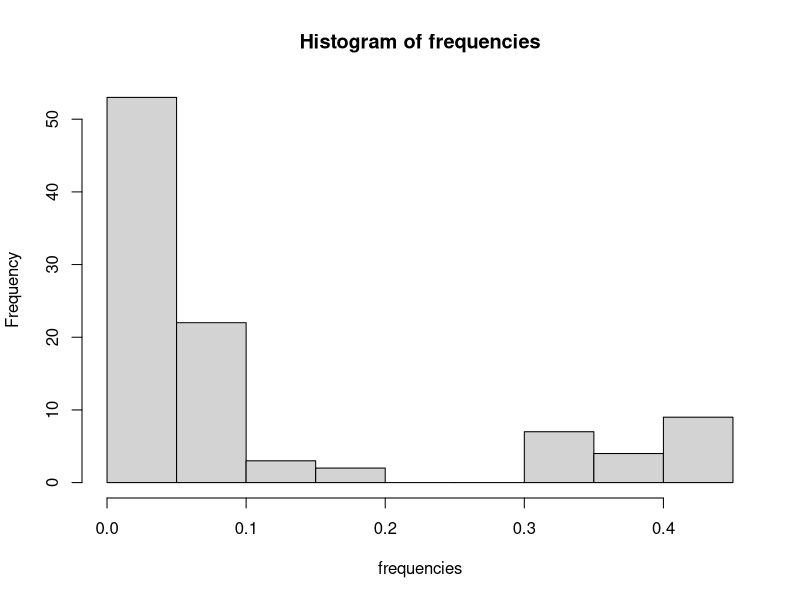
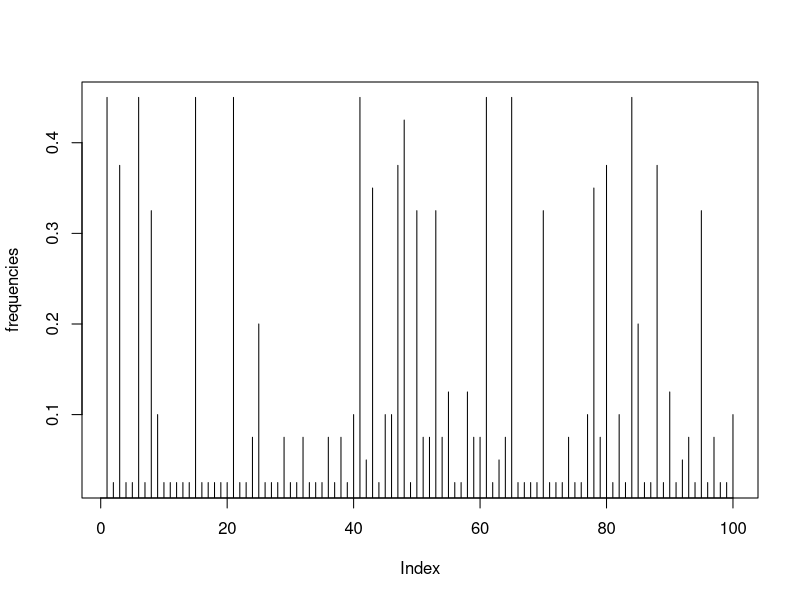

The R source for these figures, in order:

# brown bears

## 1) identify which positions are SNPs

### read data

data <- read.csv("../data/bears.csv", stringsAsFactors=F, header=F, colClasses=rep("character", 10000))
dim(data)
data[,1]
data[1,(c(1:100))]



### SNPs are positions where you observed more than one allele
### the easiest thing is to loop over all sites and record the ones with two alleles

data[,3]
data[,262]
unique(data[,3])
length(unique(data[,3]))
length(unique(data[,3]))==2
unique(data[,262])
length(unique(data[,262]))
length(unique(data[,262]))==2


snps <- c()
for (i in 1:ncol(data)) {
	if (length(unique(data[,i]))==2){
	  snps <- c(snps, i)
	}
}
### this works to retain the indexes of SNPs; a smartest way would not involve doing a loop but using `apply` functions
cat("\nNumber of SNPs is", length(snps))

### reduce the data set
data <- data[,snps]
dim(data)


## 2) calculate, print and visualise allele frequencies

### alleles in this SNP
alleles <- unique(data[,1])
cat("\nSNP", i, "with alleles", alleles)

## frequencies of the alleles
freq_a1<-length(which(data[,1]==alleles[1]))/nrow(data)
freq_a2<-length(which(data[,1]==alleles[2]))/nrow(data)

### the minor allele is the one in lowest frequency
minor_allele<-alleles[which.min(c(freq_a1,freq_a2))]
freq_minor_allele<-c(freq_a1,freq_a2)[which.min(c(freq_a1,freq_a2))]

cat(" the minor allele is",minor_allele ,"and the minor allele frequency (MAF) is", freq_minor_allele)





### again we can loop over each SNP and easily calculate allele frequencies
frequencies <- c()
for (i in 1:ncol(data)) {

        ### alleles in this SNP
        alleles <- sort(unique(data[,i]))
        cat("\nSNP", i, "with alleles", alleles)
        
        ## frequencies of the alleles
        freq_a1<-length(which(data[,i]==alleles[1]))/nrow(data)
        freq_a2<-length(which(data[,i]==alleles[2]))/nrow(data)
        
        ### the minor allele is the one in lowest frequency
        minor_allele<-alleles[which.min(c(freq_a1,freq_a2))]
        freq_minor_allele<-c(freq_a1,freq_a2)[which.min(c(freq_a1,freq_a2))]

        cat(" the minor allele is",minor_allele ,"and the minor allele frequency (MAF) is", freq_minor_allele)

        frequencies <- c(frequencies, freq_minor_allele)
}
### we can plot is as a histogram
hist(frequencies)
### or simply the frequencies at each position
plot(frequencies, type="h")



